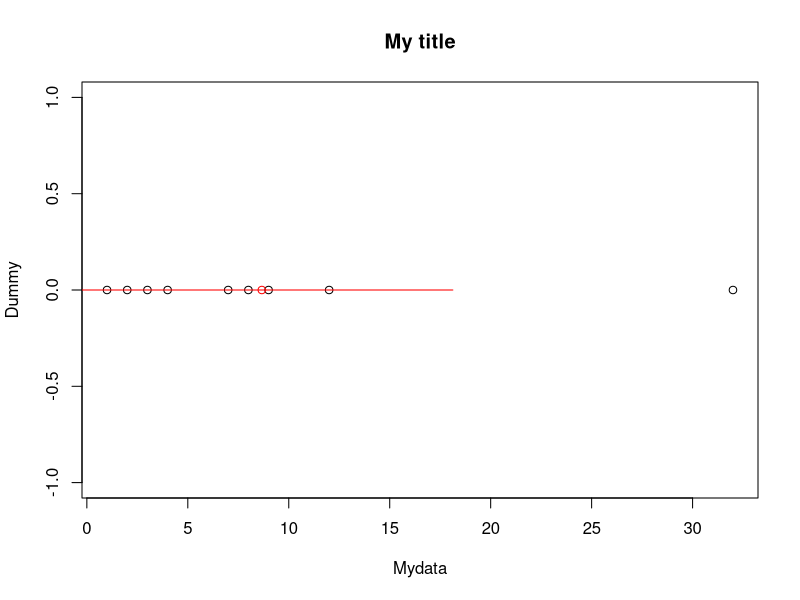
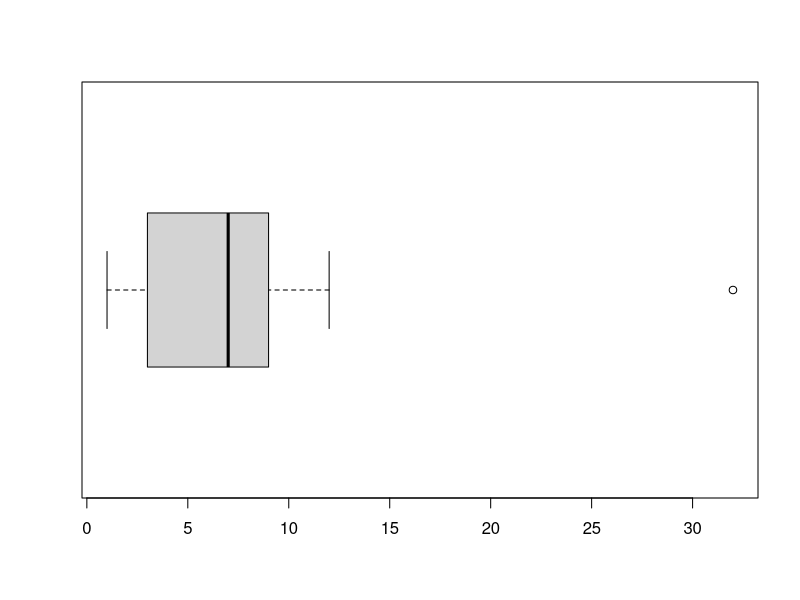
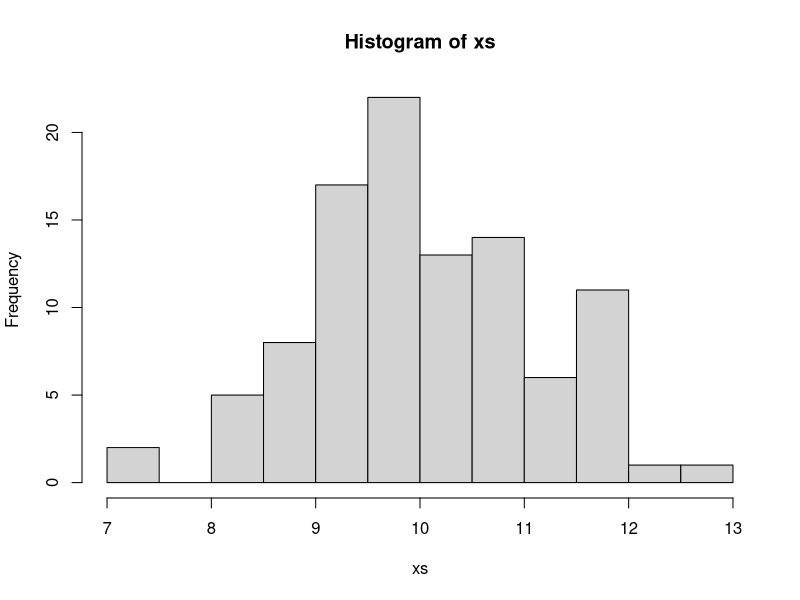
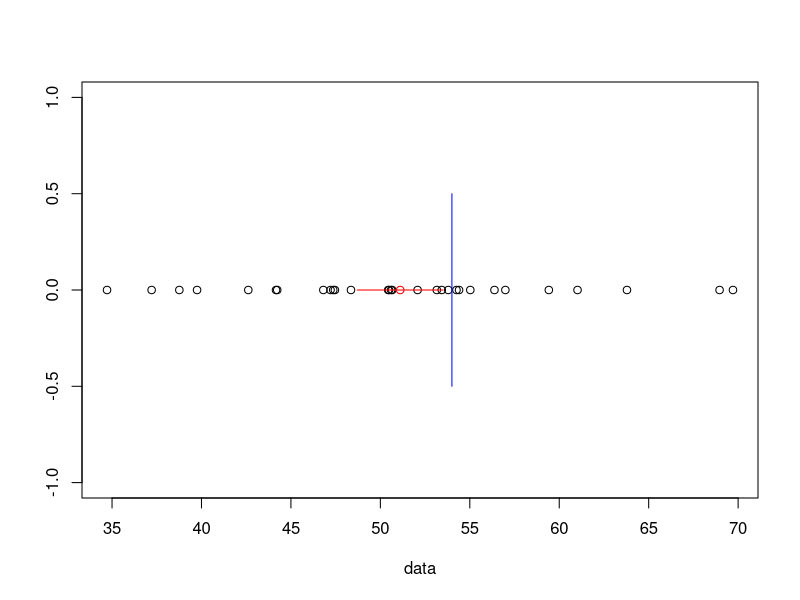
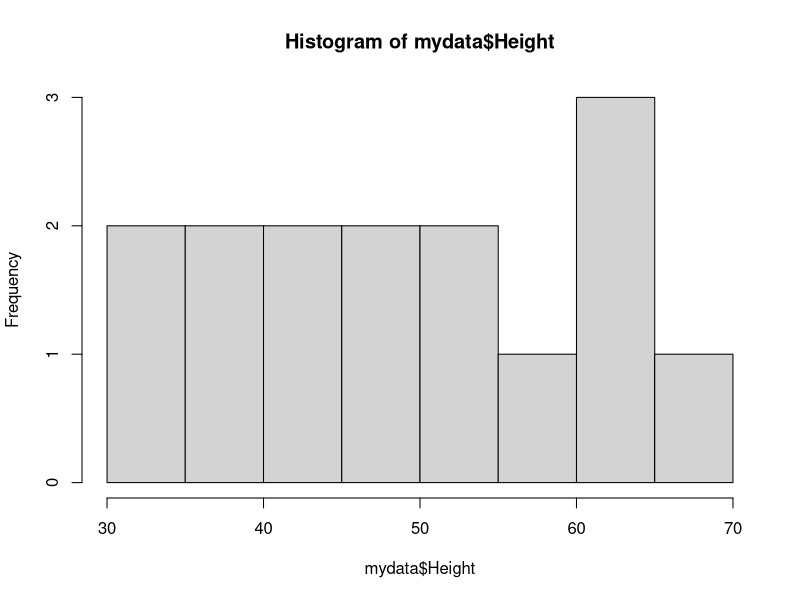
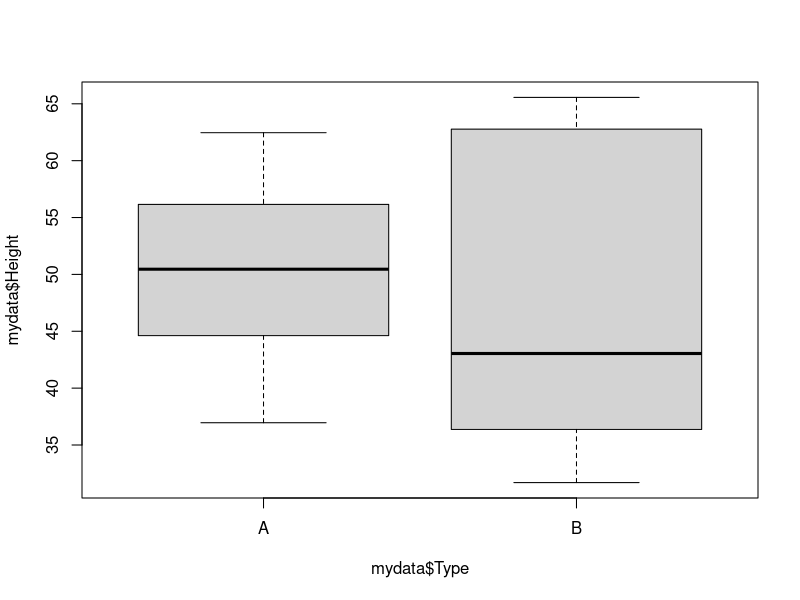
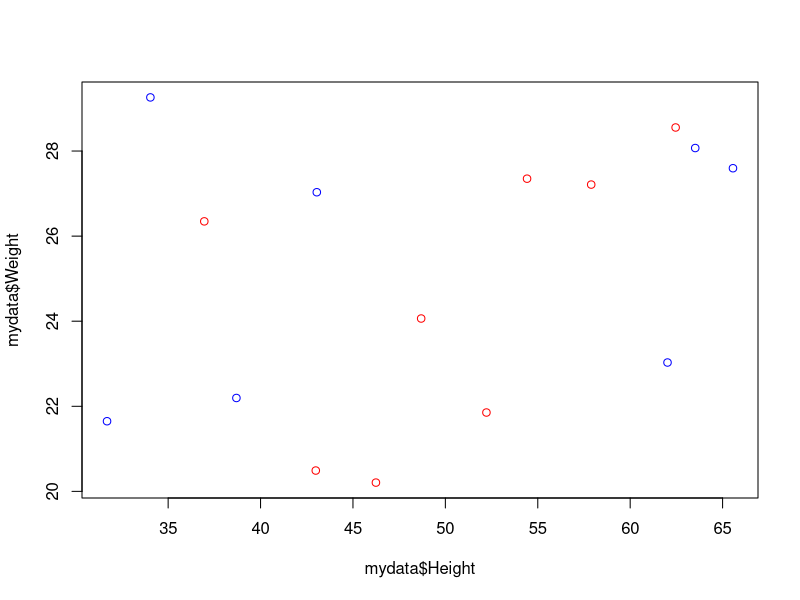
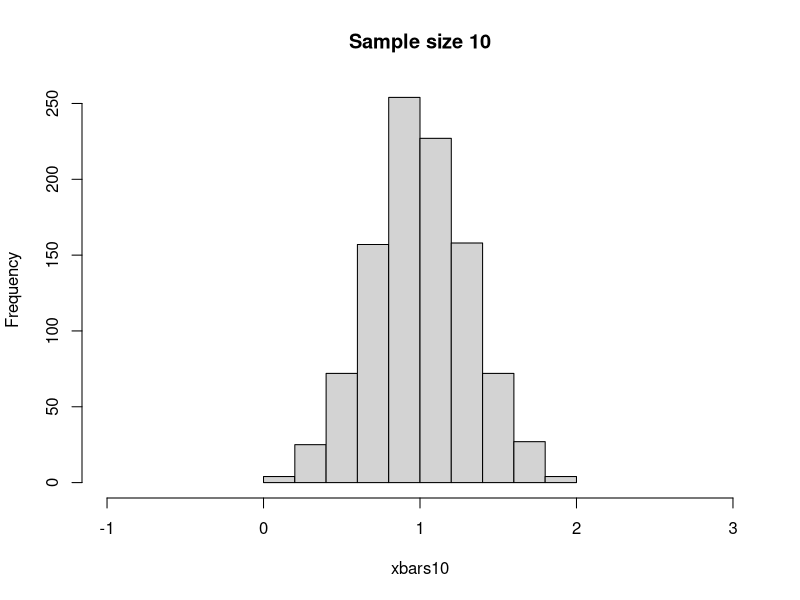

The R source for these figures, in order:
## ---- chunk 1
knitr::opts_chunk$set(echo = TRUE)
library(xtable)
## ---- chunk 2
1+1
## ---- chunk 3
2*3 + 1
21/3
x <- 3/4
## ---- chunk 4
x
## ---- chunk 5
x+1
x^2
## ---- chunk 6
 xs <- c(1,2,3,4,5)
 xs
## ---- chunk 7
max(xs)
min(xs)
mean(xs)
median(xs)
sd(xs)
## ---- chunk 8
mydata <- c(1,2,3,4,7,8,9,12,32)
z <- rep(0,length(mydata))
my.mean <- mean(mydata)
my.sd <- sd(mydata)
plot(mydata,z, main = 'My title' , xlab = 'Mydata', ylab = 'Dummy')
points(my.mean,0, col='red')
lines(c(my.mean-my.sd, my.mean+my.sd), c(0,0), col='red')
## ---- chunk 9
 boxplot(mydata, horizontal = TRUE)
## ---- chunk 10
xs <- rnorm(100, mean = 10, sd = 1)   # 100 values drawn from N(10,1)
hist(xs)
## ---- chunk 11
popln.sigma <- 8
popln.mean <- 54
n <- 30
data <- rnorm(n, popln.mean, popln.sigma)
sample.mean <- mean(data)
z <- abs(qnorm(.05))
x.low <- sample.mean - z*popln.sigma/sqrt(n)
x.high <- sample.mean + z*popln.sigma/sqrt(n)
plot(data, rep(0,length(data)), ylab = '')
points(sample.mean, 0, col='red')
lines(c(x.low, x.high), c(0,0), col='red')
lines(c(popln.mean, popln.mean), c(-0.5,0.5), col='blue')
## ---- chunk 12
  n <- 15
  mydata <- data.frame(Type=sample(c('A', 'B'), n, replace=TRUE),
                       Height=rnorm(n, mean=50, sd=10),
                       Weight=runif(n, 20,30)) 
## ---- chunk 13
   print(xtable(mydata, align="ccrr"), type="html", comment=FALSE)
## ---- chunk 14
 mydata[3,]
## ---- chunk 15
 mydata[,2]
 mydata$Height
## ---- chunk 16
  hist(mydata$Height)
## ---- chunk 17
 boxplot(mydata$Height~mydata$Type)
## ---- chunk 18
 mean(mydata$Weight)
## ---- chunk 19
 plot(mydata$Height, mydata$Weight, col = ifelse(mydata$Type=='A', 'red', 'blue'))
## ---- chunk 20
n <- 10                            
rolls <- sample(c(1,2,3,4,5,6), n, replace = TRUE)
rolls
## ---- chunk 21
n <- 10                            
morerolls <- sample(c(1,2,3,4,5,6), n, replace = TRUE)
morerolls
## ---- chunk 22
?sample
## ---- chunk 23
# Normal distribution with mean 1 and standard deviation 1:
n <- 10
xs <- rnorm(n, mean = 1, sd = 1)
xs
mean(xs)
sd(xs)
## ---- chunk 24
## Change the value of n to set the sample size
n <- 10

## A function to produce a sample of size n 
## Change mu and sigma to modify the population distribution and hence the samples
mu <- 1
sigma <- 1
makesample <- function(n) { rnorm(n, mean=mu, sd=sigma)}

# Produce a few samples and calculate their means:
sample1 <- makesample(10)
sample1
mean(sample1)

sample2 <- makesample(10)
sample2
mean(sample2)

sample3 <- makesample(10)
sample3
mean(sample3)
## ---- chunk 25
n <- 5 
xbars <- lapply(rep(n, 3), function(x) {makesample(x)})
xbars
## ---- chunk 26
n <- 5 
xbars <- lapply(rep(n, 3), function(x) {mean(makesample(x))})
xbars
## ---- chunk 27
# Make 1000 samples and look at the distribution of the sample means
n <- 10 
xbars10 <- sapply(rep(n, 1000), function(x) {mean(makesample(x))})

# And display the distribution
hist(xbars10, main = paste0("Sample size ",n, collapse=""), xlim = c(mu-2*sigma, mu+2*sigma))

n <- 100 
xbars100 <- sapply(rep(n, 1000), function(x) {mean(makesample(x))})

# And display the distribution
hist(xbars100, main = paste0("Sample size ",n, collapse=""), xlim = c(mu-2*sigma, mu+2*sigma))

n <- 1000 
xbars1000 <- sapply(rep(n, 1000), function(x) {mean(makesample(x))})

# And display the distribution
hist(xbars1000, main = paste0("Sample size ",n, collapse=""), xlim = c(mu-2*sigma, mu+2*sigma))

## ---- chunk 28
means <- c(mean(xbars10), mean(xbars100), mean(xbars1000))
sds <- c(sd(xbars10), sd(xbars100), sd(xbars1000))
par(mfrow=c(1,2))
plot(means, xlab = 'Log_10(sample size)', ylab = 'Sample mean')
plot(sds, type = 'o', xlab = 'Log_10(sample size)', ylab = 'Sample standard error')
## ---- chunk 29
g <- function(n) { runif(n, 5, 10)} # Produces random numbers in the interval [5,10]

n <- 1000 
xbars <- sapply(rep(n, 1000), function(x) {mean(g(x))})
hist(xbars, xlim = c(6,9))
